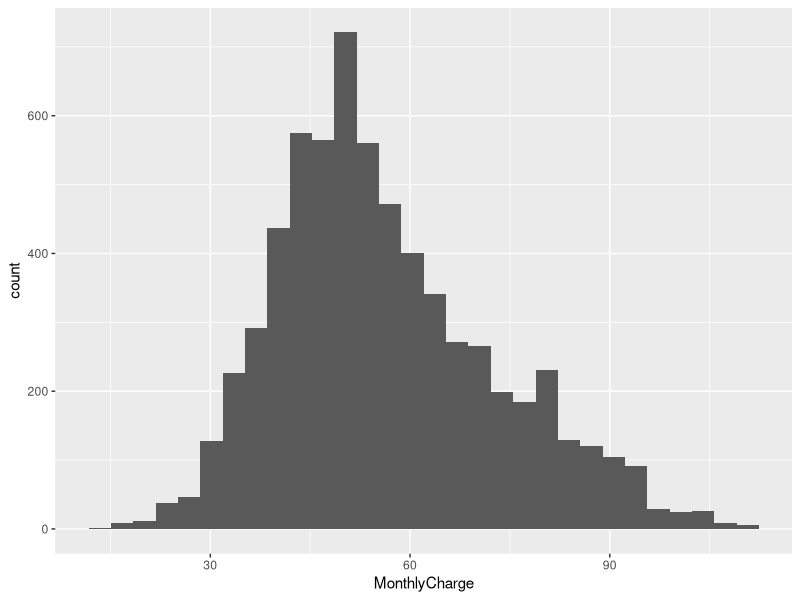
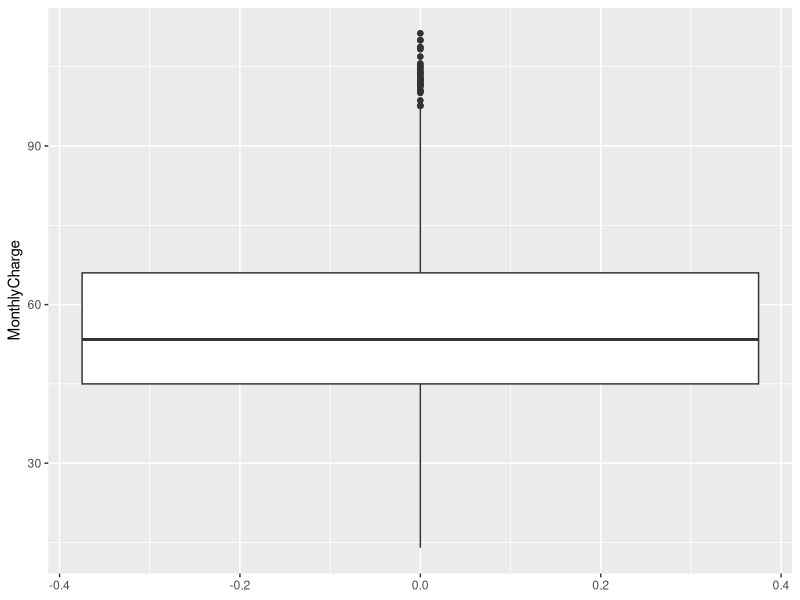

These charts were generated, in order, by the following R code:
## ---- chunk 1
# install package if needed 
# install.packages('ggplot2')
# install.packages('tidyverse')
## ---- chunk 2
# Load R packages
library(ggplot2)
library(tidyverse)

## ---- chunk 3

churn_data <- read.csv("churn_data.csv")
churn_data

## ---- chunk 4
# Look at the data
head(churn_data)

## ---- chunk 5
# Load the data set
churn_data <- read_csv("churn_data.csv", show_col_types = FALSE)

# Specify the variable of interest
variable_name <- "MonthlyCharge"  # Replace with your chosen variable

# Look at the first 10 values in the specified variable
head(churn_data$MonthlyCharge, 10)

# Get summary statistics of the specified variable
summary(churn_data$MonthlyCharge)
#summary(churn_data$percollege)
# Plotting
# Set plot size
options(repr.plot.width=6, repr.plot.height=3)

# Histogram of MonthlyCharge
ggplot(churn_data, aes(MonthlyCharge)) + geom_histogram()

# Boxplot of MonthlyCharge
ggplot(churn_data, aes(MonthlyCharge)) + geom_boxplot() + coord_flip()

## ---- chunk 6
# Load the data set
churn_data <- read_csv("churn_data.csv", show_col_types = FALSE)  # Replace with the correct file path

# Prepare data for hypothesis tests
churned_customers <- subset(churn_data, Churn == 1)
overall_mean_monthly_charge <- mean(churn_data$MonthlyCharge)
customers_with_plan <- subset(churn_data, DataPlan == 1)
customers_without_plan <- subset(churn_data, DataPlan == 0)

# One-sample t-test for Question 1 at different confidence levels
t_test_result_1_90 <- t.test(churned_customers$MonthlyCharge, mu = overall_mean_monthly_charge, conf.level = 0.90)
t_test_result_1_95 <- t.test(churned_customers$MonthlyCharge, mu = overall_mean_monthly_charge, conf.level = 0.95)
t_test_result_1_99 <- t.test(churned_customers$MonthlyCharge, mu = overall_mean_monthly_charge, conf.level = 0.99)

# Print results for One Sample t-test at different confidence levels
cat("\n----------------------------------------\n")
cat("One Sample t-test at different confidence levels Results:\n")
cat("\n----------------------------------------\n")
print("One Sample t-test at 90% Confidence Level:")
print(t_test_result_1_90)

print("One Sample t-test at 95% Confidence Level:")
print(t_test_result_1_95)

print("One Sample t-test at 99% Confidence Level:")
print(t_test_result_1_99)
cat("\n----------------------------------------\n")

# Two-sample t-test for Question 2 at different confidence levels
t_test_result_2_90 <- t.test(customers_with_plan$CustServCalls, customers_without_plan$CustServCalls, equal.var = FALSE, conf.level = 0.90)
t_test_result_2_95 <- t.test(customers_with_plan$CustServCalls, customers_without_plan$CustServCalls, equal.var = FALSE, conf.level = 0.95)
t_test_result_2_99 <- t.test(customers_with_plan$CustServCalls, customers_without_plan$CustServCalls, equal.var = FALSE, conf.level = 0.99)

cat("Two Sample t-test at different confidence levels Results:\n")
cat("\n----------------------------------------\n")
# Print results for Two Sample t-test at different confidence levels
print("Welch Two Sample t-test at 90% Confidence Level:")
print(t_test_result_2_90)

print("Welch Two Sample t-test at 95% Confidence Level:")
print(t_test_result_2_95)

print("Welch Two Sample t-test at 99% Confidence Level:")
print(t_test_result_2_99)

